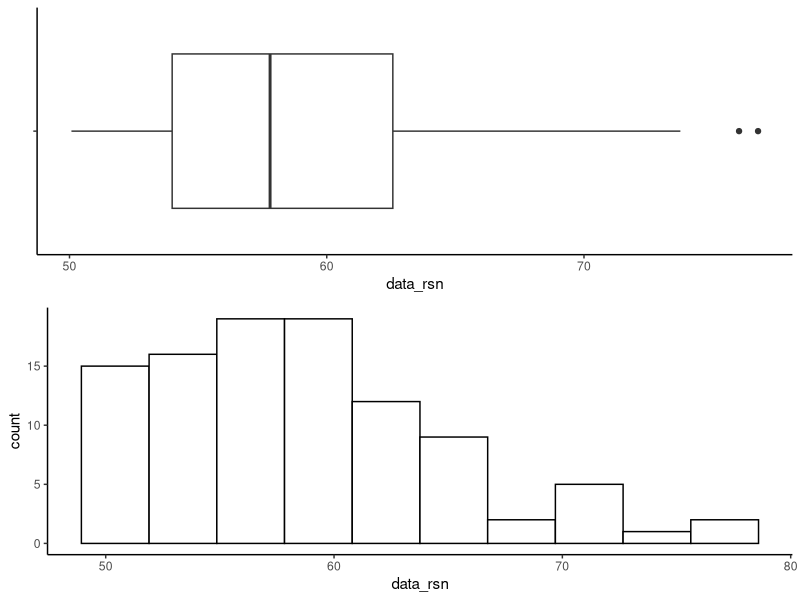

Here is the R script that generated this plot:
# Packages
library(ggplot2)
library(ggpubr)
library(sn)      # simulate skew-normal distribution

# 1 Simulating the data
set.seed(5)

data_rsn <- rsn(100, xi = 50, alpha = 40, omega = 10)

# 2 Box plot
box_rsn <- ggplot(data = data.frame(data_rsn), aes(x = data_rsn, y = " ")) +
  geom_boxplot() +
  ylab(" ") +
  theme_classic()

# 3 Histogram
hist_rsn <- ggplot(data = data.frame(data_rsn), aes(x = data_rsn)) +
  geom_histogram(color = "black", fill = "white", bins = 10) + 
  theme_classic()

# 4 Arrange both plots
box_hist_rsn <- ggarrange(box_rsn, hist_rsn, nrow = 2)

# 5 Save plot
ggsave(filename = "graphs/boxhist_skew_pos.jpeg", plot = box_hist_rsn)
